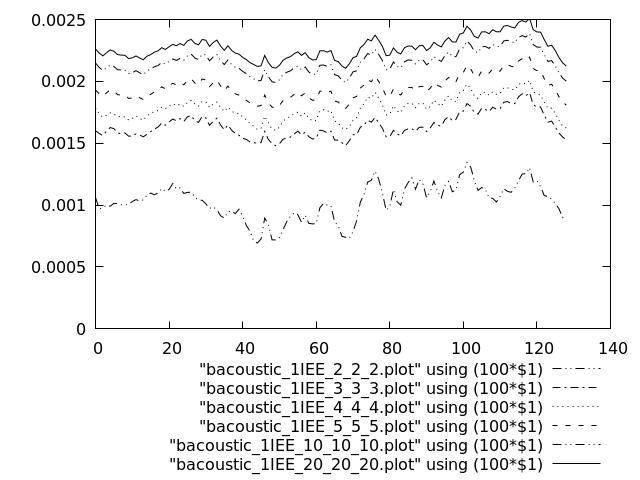

The script that saved this image:
set terminal pngcairo
set output "fig5a.png"
set key bmargin
set yrange [0.:0.0025]
plot "bacoustic_1IEE_2_2_2.plot" using (100*$1) w l dt 5 lc rgb "black", "bacoustic_1IEE_3_3_3.plot" using (100*$1) w l dt 4 lc rgb "black", "bacoustic_1IEE_4_4_4.plot" using (100*$1) w l dt 3 lc rgb "black", "bacoustic_1IEE_5_5_5.plot" using (100*$1) w l dt 2 lc rgb "black", "bacoustic_1IEE_10_10_10.plot" using (100*$1) w l dt 5 lc rgb "black", "bacoustic_1IEE_20_20_20.plot" using (100*$1) w l dt 1 lc rgb "black"
